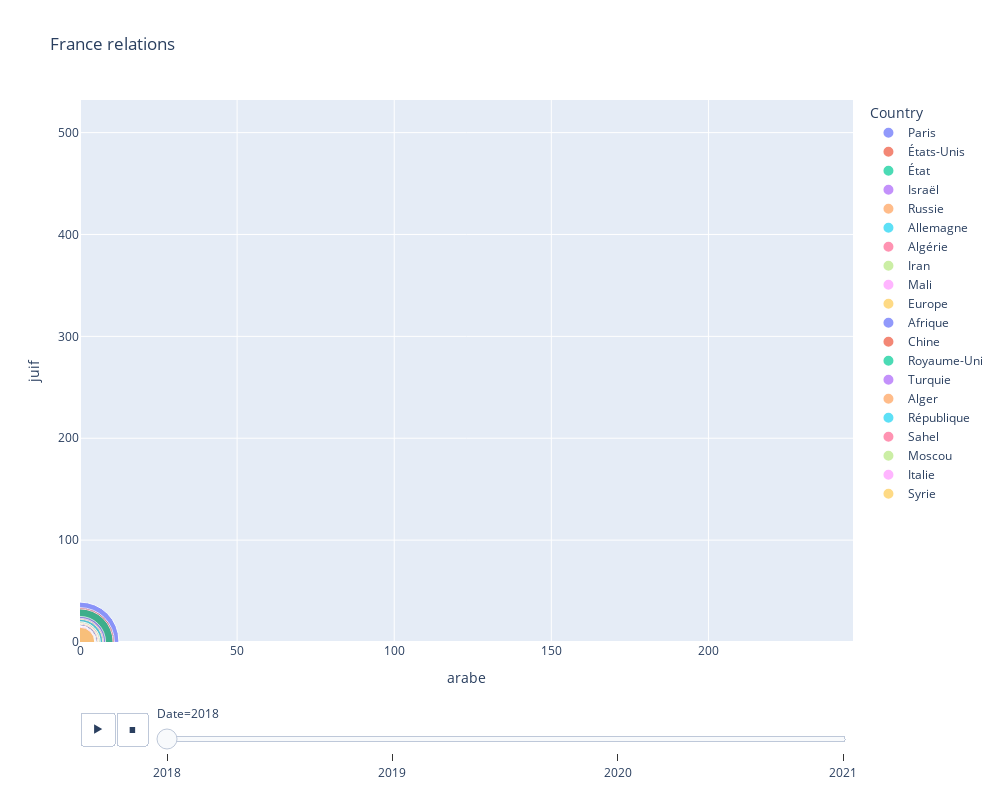

Notebook cell for this chart:
### Markdown cell above
# Dendrogramme
Une fois que vous avez calculé la distance entre chaque point du nuage de points, vous pouvez utiliser ces données pour créer un dendrogramme. Le dendrogramme représentera les pays comme des branches reliées entre elles, et la distance entre les branches reflétera la distance entre les points correspondants du nuage de points. Plus les branches sont proches les unes des autres, plus les points correspondants du nuage de points sont similaires en termes d'utilisation des mots-clés.

Le dendrogramme vous permet de visualiser les relations entre les pays en fonction de leur utilisation des mots-clés sélectionnés, et vous permet également de voir les regroupements de pays qui utilisent ces mots-clés de manière similaire.

### Code cell
kw1 = "arabe" # A MODIFIER
kw2 = "juif" # A MODIFIER

createScatterGraph(f"{kw1},{kw2}", top_location)

### Figure 1 — Plotly figure (JSON) as saved in the notebook; plotly's stock layout.template omitted (floating-point values rounded to 4 significant figures)
{"data": [{"hovertemplate": "<b>%{hovertext}</b><br><br>Country=Paris<br>Date=2018<br>arabe=%{x}<br>juif=%{y}<br>Size=%{marker.size}<extra></extra>", "hovertext": ["Paris"], "ids": ["Paris"], "legendgroup": "Paris", "marker": {"color": "#636efa", "size": [97], "sizemode": "area", "sizeref": 0.03207, "symbol": "circle"}, "mode": "markers", "name": "Paris", "orientation": "v", "showlegend": true, "type": "scatter", "x": [0], "xaxis": "x", "y": [1], "yaxis": "y"}, {"hovertemplate": "<b>%{hovertext}</b><br><br>Country=États-Unis<br>Date=2018<br>arabe=%{x}<br>juif=%{y}<br>Size=%{marker.size}<extra></extra>", "hovertext": ["États-Unis"], "ids": ["États-Unis"], "legendgroup": "États-Unis", "marker": {"color": "#EF553B", "size": [76], "sizemode": "area", "sizeref": 0.03207, "symbol": "circle"}, "mode": "markers", "name": "États-Unis", "orientation": "v", "showlegend": true, "type": "scatter", "x": [0], "xaxis": "x", "y": [0], "yaxis": "y"}, {"hovertemplate": "<b>%{hovertext}</b><br><br>Country=État<br>Date=2018<br>arabe=%{x}<br>juif=%{y}<br>Size=%{marker.size}<extra></extra>", "hovertext": ["État"], "ids": ["État"], "legendgroup": "État", "marker": {"color": "#00cc96", "size": [70], "sizemode": "area", "sizeref": 0.03207, "symbol": "circle"}, "mode": "markers", "name": "État", "orientation": "v", "showlegend": true, "type": "scatter", "x": [0], "xaxis": "x", "y": [0], "yaxis": "y"}, {"hovertemplate": "<b>%{hovertext}</b><br><br>Country=Israël<br>Date=2018<br>arabe=%{x}<br>juif=%{y}<br>Size=%{marker.size}<extra></extra>", "hovertext": ["Israël"], "ids": ["Israël"], "legendgroup": "Israël", "marker": {"color": "#ab63fa", "size": [42], "sizemode": "area", "sizeref": 0.03207, "symbol": "circle"}, "mode": "markers", "name": "Israël", "orientation": "v", "showlegend": true, "type": "scatter", "x": [0], "xaxis": "x", "y": [0], "yaxis": "y"}, {"hovertemplate": "<b>%{hovertext}</b><br><br>Country=Russie<br>Date=2018<br>arabe=%{x}<br>juif=%{y}<br>Size=%{marker.size}<extra></extra>", "hovertext": ["Russie"], "ids": ["Russie"], "legendgroup": "Russie", "marker": {"color": "#FFA15A", "size": [36], "sizemode": "area", "sizeref": 0.03207, "symbol": "circle"}, "mode": "markers", "name": "Russie", "orientation": "v", "showlegend": true, "type": "scatter", "x": [0], "xaxis": "x", "y": [0], "yaxis": "y"}, {"hovertemplate": "<b>%{hovertext}</b><br><br>Country=Allemagne<br>Date=2018<br>arabe=%{x}<br>juif=%{y}<br>Size=%{marker.size}<extra></extra>", "hovertext": ["Allemagne"], "ids": ["Allemagne"], "legendgroup": "Allemagne", "marker": {"color": "#19d3f3", "size": [33], "sizemode": "area", "sizeref": 0.03207, "symbol": "circle"}, "mode": "markers", "name": "Allemagne", "orientation": "v", "showlegend": true, "type": "scatter", "x": [0], "xaxis": "x", "y": [0], "yaxis": "y"}, {"hovertemplate": "<b>%{hovertext}</b><br><br>Country=Algérie<br>Date=2018<br>arabe=%{x}<br>juif=%{y}<br>Size=%{marker.size}<extra></extra>", "hovertext": ["Algérie"], "ids": ["Algérie"], "legendgroup": "Algérie", "marker": {"color": "#FF6692", "size": [26], "sizemode": "area", "sizeref": 0.03207, "symbol": "circle"}, "mode": "markers", "name": "Algérie", "orientation": "v", "showlegend": true, "type": "scatter", "x": [0], "xaxis": "x", "y": [0], "yaxis": "y"}, {"hovertemplate": "<b>%{hovertext}</b><br><br>Country=Iran<br>Date=2018<br>arabe=%{x}<br>juif=%{y}<br>Size=%{marker.size}<extra></extra>", "hovertext": ["Iran"], "ids": ["Iran"], "legendgroup": "Iran", "marker": {"color": "#B6E880", "size": [26], "sizemode": "area", "sizeref": 0.03207, "symbol": "circle"}, "mode": "markers", "name": "Iran", "orientation": "v", "showlegend": true, "type": "scatter", "x": [0], "xaxis": "x", "y": [0], "yaxis": "y"}, {"hovertemplate": "<b>%{hovertext}</b><br><br>Country=Mali<br>Date=2018<br>arabe=%{x}<br>juif=%{y}<br>Size=%{marker.size}<extra></extra>", "hovertext": ["Mali"], "ids": ["Mali"], "legendgroup": "Mali", "marker": {"color": "#FF97FF", "size": [23], "sizemode": "area", "sizeref": 0.03207, "symbol": "circle"}, "mode": "markers", "name": "Mali", "orientation": "v", "showlegend": true, "type": "scatter", "x": [0], "xaxis": "x", "y": [0], "yaxis": "y"}, {"hovertemplate": "<b>%{hovertext}</b><br><br>Country=Europe<br>Date=2018<br>arabe=%{x}<br>juif=%{y}<br>Size=%{marker.size}<extra></extra>", "hovertext": ["Europe"], "ids": ["Europe"], "legendgroup": "Europe", "marker": {"color": "#FECB52", "size": [22], "sizemode": "area", "sizeref": 0.03207, "symbol": "circle"}, "mode": "markers", "name": "Europe", "orientation": "v", "showlegend": true, "type": "scatter", "x": [0], "xaxis": "x", "y": [0], "yaxis": "y"}, {"hovertemplate": "<b>%{hovertext}</b><br><br>Country=Afrique<br>Date=2018<br>arabe=%{x}<br>juif=%{y}<br>Size=%{marker.size}<extra></extra>", "hovertext": ["Afrique"], "ids": ["Afrique"], "legendgroup": "Afrique", "marker": {"color": "#636efa", "size": [20], "sizemode": "area", "sizeref": 0.03207, "symbol": "circle"}, "mode": "markers", "name": "Afrique", "orientation": "v", "showlegend": true, "type": "scatter", "x": [0], "xaxis": "x", "y": [0], "yaxis": "y"}, {"hovertemplate": "<b>%{hovertext}</b><br><br>Country=Chine<br>Date=2018<br>arabe=%{x}<br>juif=%{y}<br>Size=%{marker.size}<extra></extra>", "hovertext": ["Chine"], "ids": ["Chine"], "legendgroup": "Chine", "marker": {"color": "#EF553B", "size": [17], "sizemode": "area", "sizeref": 0.03207, "symbol": "circle"}, "mode": "markers", "name": "Chine", "orientation": "v", "showlegend": true, "type": "scatter", "x": [0], "xaxis": "x", "y": [0], "yaxis": "y"}, {"hovertemplate": "<b>%{hovertext}</b><br><br>Country=Royaume-Uni<br>Date=2018<br>arabe=%{x}<br>juif=%{y}<br>Size=%{marker.size}<extra></extra>", "hovertext": ["Royaume-Uni"], "ids": ["Royaume-Uni"], "legendgroup": "Royaume-Uni", "marker": {"color": "#00cc96", "size": [17], "sizemode": "area", "sizeref": 0.03207, "symbol": "circle"}, "mode": "markers", "name": "Royaume-Uni", "orientation": "v", "showlegend": true, "type": "scatter", "x": [0], "xaxis": "x", "y": [0], "yaxis": "y"}, {"hovertemplate": "<b>%{hovertext}</b><br><br>Country=Turquie<br>Date=2018<br>arabe=%{x}<br>juif=%{y}<br>Size=%{marker.size}<extra></extra>", "hovertext": ["Turquie"], "ids": ["Turquie"], "legendgroup": "Turquie", "marker": {"color": "#ab63fa", "size": [16], "sizemode": "area", "sizeref": 0.03207, "symbol": "circle"}, "mode": "markers", "name": "Turquie", "orientation": "v", "showlegend": true, "type": "scatter", "x": [0], "xaxis": "x", "y": [0], "yaxis": "y"}, {"hovertemplate": "<b>%{hovertext}</b><br><br>Country=Alger<br>Date=2018<br>arabe=%{x}<br>juif=%{y}<br>Size=%{marker.size}<extra></extra>", "hovertext": ["Alger"], "ids": ["Alger"], "legendgroup": "Alger", "marker": {"color": "#FFA15A", "size": [16], "sizemode": "area", "sizeref": 0.03207, "symbol": "circle"}, "mode": "markers", "name": "Alger", "orientation": "v", "showlegend": true, "type": "scatter", "x": [0], "xaxis": "x", "y": [0], "yaxis": "y"}, {"hovertemplate": "<b>%{hovertext}</b><br><br>Country=République<br>Date=2018<br>arabe=%{x}<br>juif=%{y}<br>Size=%{marker.size}<extra></extra>", "hovertext": ["République"], "ids": ["République"], "legendgroup": "République", "marker": {"color": "#19d3f3", "size": [16], "sizemode": "area", "sizeref": 0.03207, "symbol": "circle"}, "mode": "markers", "name": "République", "orientation": "v", "showlegend": true, "type": "scatter", "x": [0], "xaxis": "x", "y": [0], "yaxis": "y"}, {"hovertemplate": "<b>%{hovertext}</b><br><br>Country=Sahel<br>Date=2018<br>arabe=%{x}<br>juif=%{y}<br>Size=%{marker.size}<extra></extra>", "hovertext": ["Sahel"], "ids": ["Sahel"], "legendgroup": "Sahel", "marker": {"color": "#FF6692", "size": [15], "sizemode": "area", "sizeref": 0.03207, "symbol": "circle"}, "mode": "markers", "name": "Sahel", "orientation": "v", "showlegend": true, "type": "scatter", "x": [0], "xaxis": "x", "y": [0], "yaxis": "y"}, {"hovertemplate": "<b>%{hovertext}</b><br><br>Country=Moscou<br>Date=2018<br>arabe=%{x}<br>juif=%{y}<br>Size=%{marker.size}<extra></extra>", "hovertext": ["Moscou"], "ids": ["Moscou"], "legendgroup": "Moscou", "marker": {"color": "#B6E880", "size": [14], "sizemode": "area", "sizeref": 0.03207, "symbol": "circle"}, "mode": "markers", "name": "Moscou", "orientation": "v", "showlegend": true, "type": "scatter", "x": [0], "xaxis": "x", "y": [0], "yaxis": "y"}, {"hovertemplate": "<b>%{hovertext}</b><br><br>Country=Italie<br>Date=2018<br>arabe=%{x}<br>juif=%{y}<br>Size=%{marker.size}<extra></extra>", "hovertext": ["Italie"], "ids": ["Italie"], "legendgroup": "Italie", "marker": {"color": "#FF97FF", "size": [14], "sizemode": "area", "sizeref": 0.03207, "symbol": "circle"}, "mode": "markers", "name": "Italie", "orientation": "v", "showlegend": true, "type": "scatter", "x": [0], "xaxis": "x", "y": [1], "yaxis": "y"}, {"hovertemplate": "<b>%{hovertext}</b><br><br>Country=Syrie<br>Date=2018<br>arabe=%{x}<br>juif=%{y}<br>Size=%{marker.size}<extra></extra>", "hovertext": ["Syrie"], "ids": ["Syrie"], "legendgroup": "Syrie", "marker": {"color": "#FECB52", "size": [14], "sizemode": "area", "sizeref": 0.03207, "symbol": "circle"}, "mode": "markers", "name": "Syrie", "orientation": "v", "showlegend": true, "type": "scatter", "x": [0], "xaxis": "x", "y": [0], "yaxis": "y"}], "layout": {"height": 800, "legend": {"itemsizing": "constant", "title": {"text": "Country"}, "tracegroupgap": 0}, "sliders": [{"active": 0, "currentvalue": {"prefix": "Date="}, "len": 0.9, "pad": {"b": 10, "t": 60}, "steps": [{"args": [["2018"], {"frame": {"duration": 0, "redraw": false}, "fromcurrent": true, "mode": "immediate", "transition": {"duration": 0, "easing": "linear"}}], "label": "2018", "method": "animate"}, {"args": [["2019"], {"frame": {"duration": 0, "redraw": false}, "fromcurrent": true, "mode": "immediate", "transition": {"duration": 0, "easing": "linear"}}], "label": "2019", "method": "animate"}, {"args": [["2020"], {"frame": {"duration": 0, "redraw": false}, "fromcurrent": true, "mode": "immediate", "transition": {"duration": 0, "easing": "linear"}}], "label": "2020", "method": "animate"}, {"args": [["2021"], {"frame": {"duration": 0, "redraw": false}, "fromcurrent": true, "mode": "immediate", "transition": {"duration": 0, "easing": "linear"}}], "label": "2021", "method": "animate"}], "x": 0.1, "xanchor": "left", "y": 0, "yanchor": "top"}], "title": {"text": "France relations"}, "updatemenus": [{"buttons": [{"args": [null, {"frame": {"duration": 500, "redraw": false}, "fromcurrent": true, "mode": "immediate", "transition": {"duration": 500, "easing": "linear"}}], "label": "&#9654;", "method": "animate"}, {"args": [[null], {"frame": {"duration": 0, "redraw": false}, "fromcurrent": true, "mode": "immediate", "transition": {"duration": 0, "easing": "linear"}}], "label": "&#9724;", "method": "animate"}], "direction": "left", "pad": {"r": 10, "t": 70}, "showactive": false, "type": "buttons", "x": 0.1, "xanchor": "right", "y": 0, "yanchor": "top"}], "width": 1000, "xaxis": {"anchor": "y", "domain": [0, 1], "range": [0, 246], "title": {"text": "arabe"}}, "yaxis": {"anchor": "x", "domain": [0, 1], "range": [0, 532], "title": {"text": "juif"}}}}
